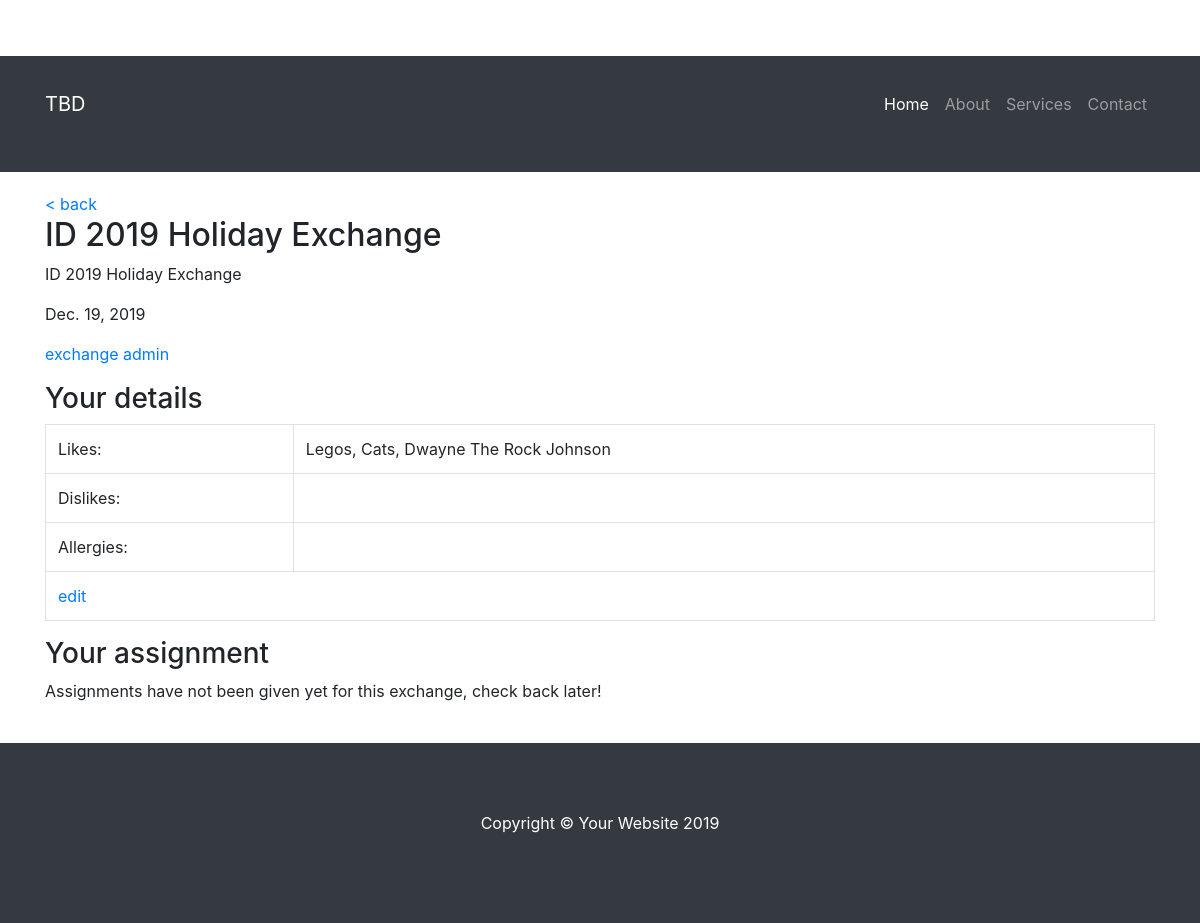
/exchangedetails/1/ (signed in), run on an earlier commit of the app's database.
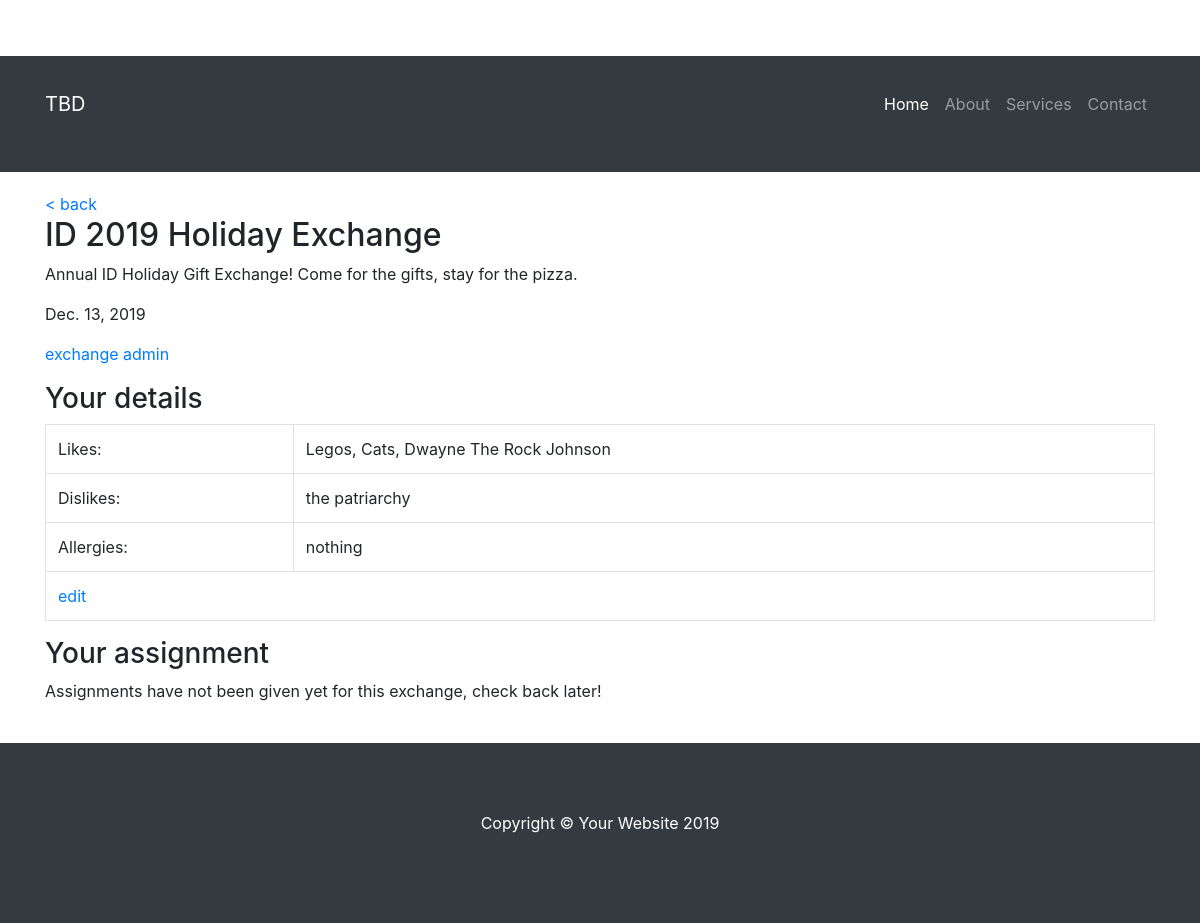
And on a later commit of the database.
### giftexchanger/models.py (models this page shows, shortened)
class GiftExchange(models.Model):
    title = models.CharField(max_length=250)
    description = models.CharField(max_length=600)
    spending_max = models.IntegerField(default=25)
    schedule_day = models.DateField()
    status = models.CharField(
        max_length=20,
        choices=(
            ('pending', 'pending'),  # assignments have not been set, so new users can be added
            ('assigned', 'assigned'),  # assignments have been set, so no new users
            ('closed', 'closed'),  # exchange is over, so nothing new allowed
        ),
        default='pending'
    )

class UserDetails(models.Model):
    user = models.ForeignKey(UserProfile, on_delete=models.CASCADE)
    exchange = models.ForeignKey(GiftExchange, on_delete=models.CASCADE)
    likes = models.CharField(max_length=600, blank=True, null=True)
    dislikes = models.CharField(max_length=600, blank=True, null=True)
    allergies = models.CharField(max_length=600, blank=True, null=True)
    class Meta:
        unique_together = ('user', 'exchange')

### giftexchanger/views/app.py (the view)
# urls.py: path('exchangedetails/<int:exc_id>/', app.exchange_details, name='exchange_details'),
@login_required(login_url='login/')
def exchange_details(request, exc_id):
    user = UserProfile.objects.get(pk=60)  # it me
    template = loader.get_template('giftexchanger/app/exchangedetails.html')
    exchange = GiftExchange.objects.get(pk=exc_id)
    user_details = UserDetails.objects.get(user=user, exchange=exchange)
    assignment = user.get_assignment(exchange)
    if assignment:
        assignment_details = UserDetails.objects.get(user=assignment, exchange=exchange)
    else:
        assignment_details = None
    is_exchange_admin = exchange in user.admin_of.all()
    context = {
        'user': user,
        'is_exchange_admin': is_exchange_admin,
        'exchange': exchange,
        'user_details': user_details,
        'assignment': assignment,
        'assignment_details': assignment_details,
        'back_url': reverse('user_dashboard')
    }
    return HttpResponse(template.render(context, request))

### giftexchanger/models.py (called while the page is built)
    def get_assignment(self, exchange):
        assignment_qs = GiftAssignment.objects.filter(giver=self, exchange=exchange)
        if assignment_qs.exists():
            return assignment_qs.first().receiver
        else:
            return None

### giftexchanger/templates/giftexchanger/app/exchangedetails.html
{% extends 'giftexchanger/base.html' %}
{% block body_content %}
	<h2>{{ exchange.title }}</h2>
	<p>{{ exchange.description }}</p>
	<p>{{ exchange.schedule_day }}</p>
	{% if is_exchange_admin %}
		<p><a href="{% url 'exchange_admin' exc_id=exchange.id %}">exchange admin</a></p>
	{% endif %}
	<h3>Your details</h3>
	<table class="table table-bordered">
		<tbody>
			<tr>
				<td>Likes:</td><td>{{ user_details.likes }}</td>
			</tr>
			<tr>
				<td>Dislikes:</td><td>{{ user_details.dislikes }}</td>
			</tr>
			<tr>
				<td>Allergies:</td><td>{{ user_details.allergies }}</td>
			</tr>
			<tr>
				<td colspan="100%">
					<a href="{% url 'exchange_details_edit'  exc_id=exchange.id %}">edit</a>
				</td>
			</tr>
		</tbody>
	</table>
	<h3>Your assignment</h3>
	{% if exchange.status == 'assigned' %}
		<table class="table table-bordered">
			<tbody>
				<tr>
					<th colspan="100%">{{assignment.name}}</th>
				</tr>
				<tr>
					<td>Likes:</td>
					<td>
						{% if assignment_details.likes %}
							{{ assignment_details.likes }}
						{% else %}
							Nothing, apparently. Good luck!
						{% endif %}
					</td>
				</tr>
				<tr>
					<td>Dislikes:</td>
					<td>
						{% if assignment_details.dislikes %}
							{{ assignment_details.dislikes }}
						{% else %}
							Nothing, apparently. Good luck!
						{% endif %}
					</td>
				</tr>
				<tr>
					<td>Allergies:</td>
					<td>
						{% if assignment_details.allergies %}
							{{ assignment_details.allergies }}
						{% else %}
							Nothing. That's great!
						{% endif %}
					</td>
				</tr>
			</tbody>
		</table>
	{% else %}
	<div>Assignments have not been given yet for this exchange, check back later!</div>
	{% endif %}
{% endblock %}

What changed in the data, as far as the page shows it:
changed GiftExchange: description "ID 2019 Holiday Exchange" → "Annual ID Holiday Gift Exchange! Come for the gifts, stay for the pizza."; schedule_day "Dec. 19, 2019" → "Dec. 13, 2019"
changed UserDetails "Legos, Cats, Dwayne The Rock Johnson": dislikes (not shown) → "the patriarchy"; allergies (not shown) → "nothing"
